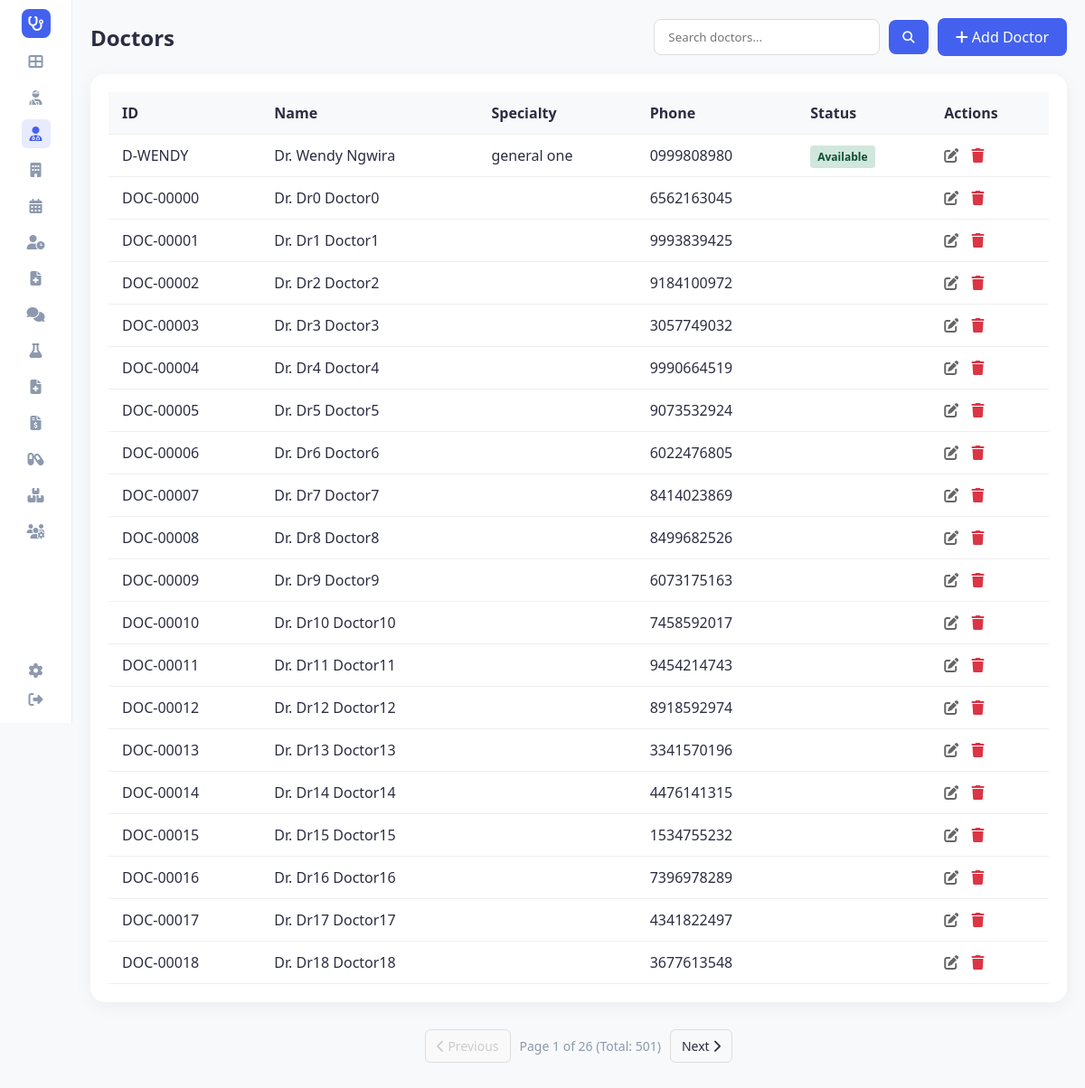
Before: /doctors (signed in) with the older database file.
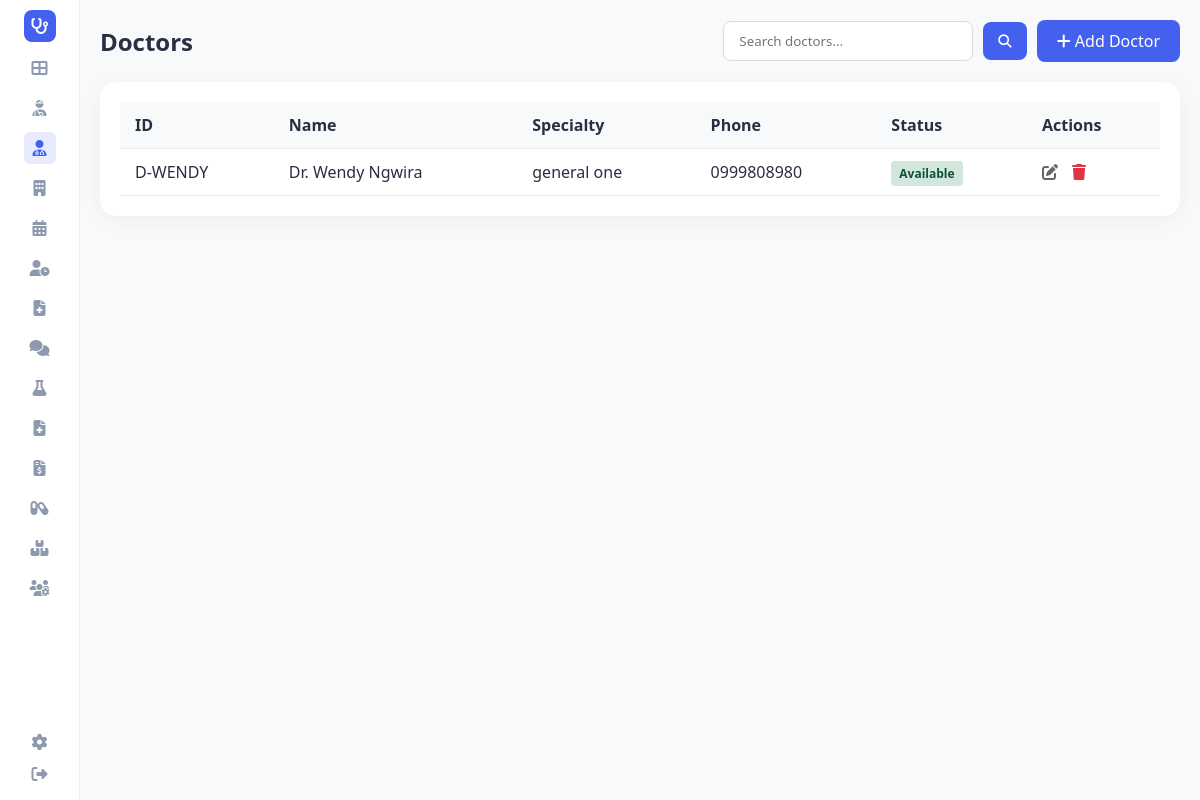
After: the same page with the newer database file.
### tables this page shows
CREATE TABLE doctors (
                doctor_id TEXT PRIMARY KEY,
                first_name TEXT,
                last_name TEXT,
                specialty TEXT,
                phone TEXT,
                email TEXT,
                schedule TEXT,
                status TEXT
            , is_deleted INTEGER DEFAULT 0, deleted_at TEXT);

### app.py (the view)
@app.route('/doctors')
def doctors():
    search_term = request.args.get('search', '').lower()
    page = request.args.get('page', 1, type=int)
    per_page = 20
    if search_term:
        all_results = hms.search_doctors(search_term)
        total_count = len(all_results)
        doctors_slice, total_pages = paginate_list(all_results, page, per_page)
    else:
        conn = hms.db.get_connection()
        cursor = conn.cursor()
        cursor.execute("SELECT COUNT(*) FROM doctors")
        total_count = cursor.fetchone()[0]
        cursor.execute("SELECT * FROM doctors LIMIT ? OFFSET ?", (per_page, (page-1)*per_page))
        rows = cursor.fetchall()
        doctors_slice = [hms.db._row_to_obj(Doctor, row) for row in rows]
        conn.close()
        total_pages = math.ceil(total_count / per_page)
    return render_template('doctors.html',
                           doctors=doctors_slice,
                           active_page='doctors',
                           search_term=search_term,
                           page=page,
                           total_pages=total_pages,
                           total_count=total_count)

### app.py (called while the page is built)
@app.before_request
def require_login():
    allowed_routes = ['login', 'register', 'static']
    if request.endpoint not in allowed_routes and 'user_id' not in session:
        return redirect(url_for('login'))

@app.context_processor
def inject_user():
    username = session.get('username')
    role = session.get('role')
    unread = 0
    if username:
        unread = hms.get_unread_count(username, role)
    return dict(current_user=username, current_role=role, unread_messages_count=unread, hms=hms)

### database/db_manager.py (called while the page is built)
    def get_connection(self):
        conn = sqlite3.connect(self.db_file)
        conn.row_factory = sqlite3.Row
        return conn

    def _row_to_obj(self, cls: Type[T], row: sqlite3.Row) -> T:
        d = dict(row)
        for field in fields(cls):
            if field.type in (dict, Dict[str, Any], list, List[Any]) and d.get(field.name):
                try:
                    d[field.name] = json.loads(d[field.name])
                except:
                    pass
            elif field.type == bool and field.name in d:
                d[field.name] = bool(d[field.name])
        allowed = {f.name for f in fields(cls)}
        filtered = {k: v for k, v in d.items() if k in allowed}
        return cls(**filtered)

### main.py (called while the page is built)
    def get_unread_count(self, user_id: str, role: str) -> int:
        conn = self.db.get_connection()
        cursor = conn.cursor()
        cursor.execute("""
            SELECT COUNT(*) FROM messages
            WHERE is_read = 0 AND (recipient_id = ? OR recipient_id = ? OR recipient_id = 'all')
        """, (user_id, role))
        count = cursor.fetchone()[0]
        conn.close()
        return count

### templates/doctors.html (shortened to what this page needs)
<!DOCTYPE html>
<html lang="en">
<head>
    <link rel="stylesheet" href="{{ url_for('static', filename='style.css') }}">
    <link rel="stylesheet" href="https://cdnjs.cloudflare.com/ajax/libs/font-awesome/6.4.0/css/all.min.css">
</head>
<body>
    <div class="container">
        {% include 'sidebar.html' %}
        <main class="main-content">
            <div class="header-actions">
                <h2>Doctors</h2>
                <div style="display: flex; gap: 10px;">
                    <form action="{{ url_for('doctors') }}" method="get" class="search-form" style="display: flex; align-items: center; gap: 10px;">
                        <input type="text" name="search" placeholder="Search doctors..." value="{{ search_term if search_term else '' }}" style="padding: 10px 15px; border: 1px solid #ddd; border-radius: 8px; outline: none; width: 250px;">
                        <button type="submit" style="background-color: #4361ee; color: white; border: none; padding: 10px 15px; border-radius: 8px; cursor: pointer;"><i class="fas fa-search"></i></button>
                    </form>
                    <a href="{{ url_for('add_doctor') }}" class="btn-add"><i class="fas fa-plus"></i> Add Doctor</a>
                </div>
            </div>
            <div class="table-container">
                <table>
                    <thead>
                        <tr>
                            <th>ID</th>
                            <th>Name</th>
                            <th>Specialty</th>
                            <th>Phone</th>
                            <th>Status</th>
                            <th>Actions</th>
                        </tr>
                    </thead>
                    <tbody>
                        {% for doctor in doctors %}
                        <tr>
                            <td>{{ doctor.doctor_id }}</td>
                            <td>Dr. {{ doctor.first_name }} {{ doctor.last_name }}</td>
                            <td>{{ doctor.specialty }}</td>
                            <td>{{ doctor.phone }}</td>
                            <td>
                                <span class="status-badge status-{{ doctor.status|lower }}">{{ doctor.status }}</span>
                            </td>
                            <td class="actions">
                                <a href="{{ url_for('edit_doctor', doctor_id=doctor.doctor_id) }}" title="Edit"><i class="fas fa-edit"></i></a>
                                <a href="{{ url_for('delete_doctor', doctor_id=doctor.doctor_id) }}" class="delete" title="Delete" onclick="return confirm('Are you sure you want to delete this doctor?')"><i class="fas fa-trash"></i></a>
                            </td>
                        </tr>
                        {% endfor %}
                    </tbody>
                </table>
            </div>
            {% if total_pages > 1 %}
            <div class="pagination">
                <a href="{{ url_for('doctors', page=page-1, search=search_term) }}" class="pagination-btn {{ 'disabled' if page == 1 else '' }}">
                    <i class="fas fa-chevron-left"></i> Previous
                </a>
                <div class="pagination-info">
                    Page {{ page }} of {{ total_pages }} (Total: {{ total_count }})
                </div>
                <a href="{{ url_for('doctors', page=page+1, search=search_term) }}" class="pagination-btn {{ 'disabled' if page == total_pages else '' }}">
                    Next <i class="fas fa-chevron-right"></i>
                </a>
            </div>
            {% endif %}
        </main>
    </div>
</body>
</html>

### templates/sidebar.html
<aside class="sidebar">
    <div class="logo">
        <div class="logo-icon">
            <i class="fas fa-stethoscope"></i>
        </div>
    </div>
    <nav class="menu">
        <a href="{{ url_for('dashboard') }}" class="menu-item {% if active_page == 'dashboard' %}active{% endif %}" title="Dashboard"><i class="fas fa-th-large"></i></a>
        {% if current_role in ['admin', 'doctor', 'receptionist', 'nurse'] %}
        <a href="{{ url_for('patients') }}" class="menu-item {% if active_page == 'patients' %}active{% endif %}" title="Patients"><i class="fas fa-user-injured"></i></a>
        {% endif %}
        {% if current_role in ['admin', 'doctor', 'receptionist', 'nurse'] %}
        <a href="{{ url_for('doctors') }}" class="menu-item {% if active_page == 'doctors' %}active{% endif %}" title="Doctors"><i class="fas fa-user-md"></i></a>
        {% endif %}
        {% if current_role in ['admin', 'doctor', 'receptionist'] %}
        <a href="{{ url_for('departments') }}" class="menu-item {% if active_page == 'departments' %}active{% endif %}" title="Departments"><i class="fas fa-building"></i></a>
        {% endif %}
        {% if current_role in ['admin', 'doctor', 'receptionist', 'nurse'] %}
        <a href="{{ url_for('view_schedule') }}" class="menu-item {% if active_page == 'schedule' %}active{% endif %}" title="Schedule"><i class="fas fa-calendar-alt"></i></a>
        {% endif %}
        {% if current_role in ['admin', 'doctor', 'receptionist', 'nurse'] %}
        <a href="{{ url_for('queue_dashboard') }}" class="menu-item {% if active_page == 'queue' %}active{% endif %}" title="Queue Dashboard"><i class="fas fa-user-clock"></i></a>
        {% endif %}
        {% if current_role in ['admin', 'doctor', 'nurse'] %}
        <a href="{{ url_for('medical_records') }}" class="menu-item {% if active_page == 'medical_records' %}active{% endif %}" title="Medical Records"><i class="fas fa-file-medical"></i></a>
        {% endif %}
        <a href="{{ url_for('messages') }}" class="menu-item {% if active_page == 'messages' %}active{% endif %}" title="Messages"><i class="fas fa-comments"></i></a>
        {% if current_role in ['admin', 'doctor', 'lab_assistant', 'nurse'] %}
        <a href="{{ url_for('lab_results') }}" class="menu-item {% if active_page == 'lab_results' %}active{% endif %}" title="Lab Results"><i class="fas fa-flask"></i></a>
        {% endif %}
        {% if current_role in ['admin', 'doctor'] %}
        <a href="{{ url_for('general_reports') }}" class="menu-item {% if active_page == 'reports' %}active{% endif %}" title="Reports"><i class="fas fa-file-medical"></i></a>
        {% endif %}
        {% if current_role in ['admin', 'cashier'] %}
        <a href="{{ url_for('billing_dashboard') }}" class="menu-item {% if active_page == 'billing' %}active{% endif %}" title="Billing"><i class="fas fa-file-invoice-dollar"></i></a>
        {% endif %}
        {% if current_role in ['admin', 'doctor', 'receptionist', 'nurse'] %}
        <a href="{{ url_for('prescriptions') }}" class="menu-item {% if active_page == 'prescriptions' %}active{% endif %}" title="Prescriptions"><i class="fas fa-capsules"></i></a>
        {% endif %}
        {% if current_role in ['admin', 'cashier', 'nurse'] %}
        <a href="{{ url_for('inventory') }}" class="menu-item {% if active_page == 'inventory' %}active{% endif %}" title="Inventory"><i class="fas fa-boxes"></i></a>
        {% endif %}
        {% if current_role in ['admin', 'admin doctor', 'admin_doctor'] %}
        <a href="{{ url_for('admin_users') }}" class="menu-item {% if active_page == 'admin_users' %}active{% endif %}" title="User Management"><i class="fas fa-users-cog"></i></a>
        {% endif %}
    </nav>
    <div class="settings">
        <a href="{{ url_for('settings') }}" class="menu-item {% if active_page == 'settings' %}active{% endif %}" title="Settings"><i class="fas fa-cog"></i></a>
        <a href="{{ url_for('logout') }}" class="menu-item" title="Logout"><i class="fas fa-sign-out-alt"></i></a>
    </div>
</aside>

### static/style.css (style rules this page uses)
:root { --primary-color: #4361ee; --secondary-color: #3f37c9; --success-color: #4cc9f0; --warning-color: #f72585; --text-dark: #2b2d42; --text-light: #8d99ae; --bg-light: #f8f9fa; --white: #ffffff; --sidebar-width: 80px; --border-radius: 16px; --shadow: 0 4px 20px rgba(0, 0, 0, 0.05); }
* { margin: 0; padding: 0; box-sizing: border-box; font-family: 'Segoe UI', Tahoma, Geneva, Verdana, sans-serif; }
body { background-color: var(--bg-light); color: var(--text-dark); min-height: 100vh; margin: 0; }
.container { display: flex !important; min-height: 100vh !important; height: auto !important; overflow: visible !important; }
.main-content { flex: 1 !important; padding: 20px !important; display: flex; flex-direction: column; min-width: 0; }
.sidebar { width: var(--sidebar-width); background-color: var(--white); display: flex; flex-direction: column; align-items: center; padding: 10px 0; border-right: 1px solid #eee; position: sticky; top: 0; height: 100vh; z-index: 100; }
.logo-icon { width: 32px; height: 32px; background-color: var(--primary-color); color: white; border-radius: 8px; display: flex; justify-content: center; align-items: center; font-size: 16px; margin-bottom: 10px; }
.menu { display: flex; flex-direction: column; gap: 8px; flex: 1; overflow-y: auto; width: 100%; align-items: center; }
.menu-item { color: var(--text-light); font-size: 16px; width: 32px; height: 32px; display: flex; justify-content: center; align-items: center; border-radius: 6px; text-decoration: none; transition: all 0.3s ease; }
.menu-item:hover, .menu-item.active { background-color: #4361ee20; color: var(--primary-color); }

### templates/doctors.html (style rules this page uses)
.table-container { background-color: white; padding: 20px; border-radius: 16px; box-shadow: 0 4px 20px rgba(0, 0, 0, 0.05); }
.header-actions { display: flex; justify-content: space-between; align-items: center; margin-bottom: 20px; }
.btn-add { background-color: #4361ee; color: white; padding: 10px 20px; text-decoration: none; border-radius: 8px; font-weight: 500; }
table { width: 100%; border-collapse: collapse; }
th, td { padding: 12px 15px; text-align: left; border-bottom: 1px solid #eee; }
th { background-color: #f8f9fa; font-weight: 600; }
.actions a { margin-right: 10px; color: #666; text-decoration: none; }
.actions a.delete { color: #dc3545; }
.status-badge { padding: 4px 8px; border-radius: 4px; font-size: 12px; font-weight: 600; }
.status-available { background-color: #d1e7dd; color: #0f5132; }

Changed rows visible on the page:
removed doctors: doctor_id "DOC-00000", first_name "Dr0", last_name "Doctor0", phone "6562163045"
removed doctors: doctor_id "DOC-00001", first_name "Dr1", last_name "Doctor1", phone "9993839425"
removed doctors: doctor_id "DOC-00002", first_name "Dr2", last_name "Doctor2", phone "9184100972"
removed doctors: doctor_id "DOC-00003", first_name "Dr3", last_name "Doctor3", phone "3057749032"
removed doctors: doctor_id "DOC-00004", first_name "Dr4", last_name "Doctor4", phone "9990664519"
removed doctors: doctor_id "DOC-00005", first_name "Dr5", last_name "Doctor5", phone "9073532924"
removed doctors: doctor_id "DOC-00006", first_name "Dr6", last_name "Doctor6", phone "6022476805"
removed doctors: doctor_id "DOC-00007", first_name "Dr7", last_name "Doctor7", phone "8414023869"
removed doctors: doctor_id "DOC-00008", first_name "Dr8", last_name "Doctor8", phone "8499682526"
removed doctors: doctor_id "DOC-00009", first_name "Dr9", last_name "Doctor9", phone "6073175163"
removed doctors: doctor_id "DOC-00010", first_name "Dr10", last_name "Doctor10", phone "7458592017"
removed doctors: doctor_id "DOC-00011", first_name "Dr11", last_name "Doctor11", phone "9454214743"
removed doctors: doctor_id "DOC-00012", first_name "Dr12", last_name "Doctor12", phone "8918592974"
removed doctors: doctor_id "DOC-00013", first_name "Dr13", last_name "Doctor13", phone "3341570196"
removed doctors: doctor_id "DOC-00014", first_name "Dr14", last_name "Doctor14", phone "4476141315"
removed doctors: doctor_id "DOC-00015", first_name "Dr15", last_name "Doctor15", phone "1534755232"
removed doctors: doctor_id "DOC-00016", first_name "Dr16", last_name "Doctor16", phone "7396978289"
removed doctors: doctor_id "DOC-00017", first_name "Dr17", last_name "Doctor17", phone "4341822497"
removed doctors: doctor_id "DOC-00018", first_name "Dr18", last_name "Doctor18", phone "3677613548"
Other visible differences:
{{ page }}: "1" → (not shown)
{{ total_pages }}: "26" → (not shown)
{{ total_count }}: "501" → (not shown)
text no longer shown: "Previous Page of (Total: ) Next"
